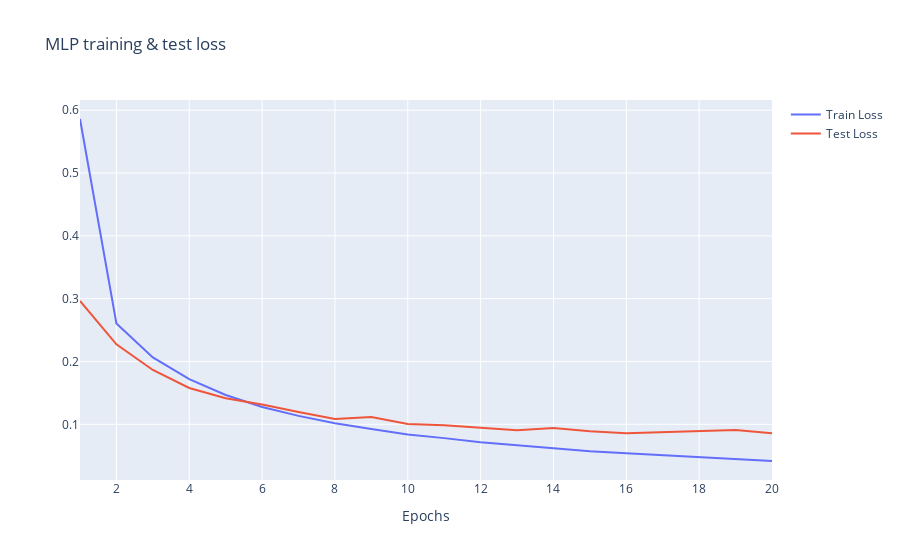

The notebook cell saved with this chart:
### Code cell
plot_train_test_loss(mlp_metrics['train_losses'], mlp_metrics['test_losses'], 'MLP training & test loss')

### Figure 1 — Plotly figure (JSON) as saved in the notebook; plotly's stock layout.template omitted (floating-point values rounded to 4 significant figures)
{"data": [{"name": "Train Loss", "type": "scatter", "x": [1, 2, 3, 4, 5, 6, 7, 8, 9, 10, 11, 12, 13, 14, 15, 16, 17, 18, 19, 20], "y": [0.586, 0.2605, 0.2064, 0.1718, 0.1467, 0.1275, 0.1134, 0.1017, 0.09254, 0.08391, 0.07798, 0.07156, 0.06652, 0.06176, 0.05722, 0.05393, 0.05077, 0.04739, 0.0445, 0.04158]}, {"name": "Test Loss", "type": "scatter", "x": [1, 2, 3, 4, 5, 6, 7, 8, 9, 10, 11, 12, 13, 14, 15, 16, 17, 18, 19, 20], "y": [0.2963, 0.2273, 0.1865, 0.1579, 0.1414, 0.1316, 0.1195, 0.1085, 0.1115, 0.1004, 0.09863, 0.09461, 0.09041, 0.09398, 0.08879, 0.08589, 0.0877, 0.08955, 0.09107, 0.08561]}], "layout": {"title": {"text": "MLP training & test loss"}, "xaxis": {"title": {"text": "Epochs"}}}}
